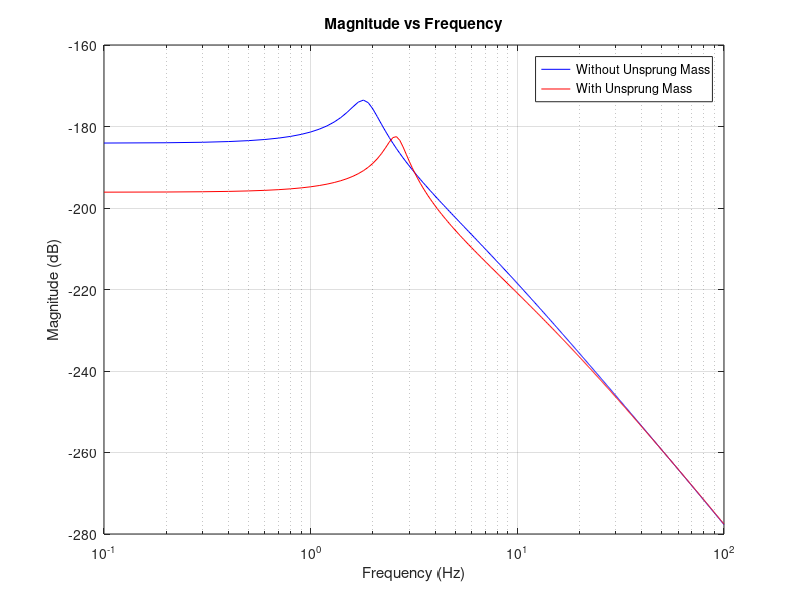

This figure's MATLAB source:
%% FSAE Car Magnitude vs Frequency Plot
% Define constants
m = 300; % kg, total mass of the car
k_s = 40000; % N/m, spring constant of the suspension system
c = 1000; % N*s/m, damping coefficient of the suspension system
I_u = 2.5; % kg*m^2, moment of inertia of the unsprung mass
A = 1; % m^2, frontal area of the car
Cd = 0.5; % drag coefficient of the car

% Define variables
h = 0.2; % m, ride height of the car
v = 25; % m/s, velocity of the car
t = 0:0.001:10; % s, time vector
f = 0:0.1:100; % Hz, frequency vector
x_r = 0.01*sin(2*pi*10*t); % m, road input
x_m = 0.1*sin(2*pi*1.5*t); % rad, maneuvering input

% Calculate transfer function without unsprung mass
s = 2*pi*f*1i; % rad/s, complex frequency vector
k_t = m*(s.^2) + c*s + k_s; % N/m, transfer function denominator
G = 1./k_t; % m/N, transfer function numerator
H = 1./(A*Cd*s.^2 + c*s + k_s); % m/N, transfer function due to aerodynamic forces
G = G.*H; % m/N, total transfer function without unsprung mass
G_mag = abs(G); % magnitude of transfer function
G_mag_db = 20*log10(G_mag); % magnitude of transfer function in decibels

% Calculate transfer function with unsprung mass
k_u = k_s + m*h^2/((1/3)*m + I_u/h^2); % N/m, effective spring constant with unsprung mass
k_t = m*(s.^2) + c*s + k_s + k_u; % N/m, transfer function denominator
G = 1./k_t; % m/N, transfer function numerator
H = 1./(A*Cd*s.^2 + c*s + k_s + k_u); % m/N, transfer function due to aerodynamic forces
G = G.*H; % m/N, total transfer function with unsprung mass
G_mag = abs(G); % magnitude of transfer function
G_mag_db_u = 20*log10(G_mag); % magnitude of transfer function in decibels

% Plot magnitude vs frequency
figure;
semilogx(f,G_mag_db,'b',f,G_mag_db_u,'r');
title('Magnitude vs Frequency');
xlabel('Frequency (Hz)');
ylabel('Magnitude (dB)');
legend('Without Unsprung Mass','With Unsprung Mass');
grid on;
